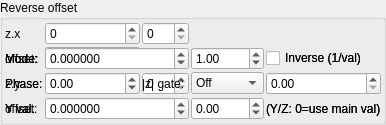
    <widget class="QGroupBox" name="groupBox_4">
     <property name="title">
      <string>Reverse offset</string>
     </property>
     <layout class="QVBoxLayout" name="verticalLayout_6" stretch="0">
      <property name="spacing">
       <number>2</number>
      </property>
      <property name="leftMargin">
       <number>2</number>
      </property>
      <property name="topMargin">
       <number>2</number>
      </property>
      <property name="rightMargin">
       <number>2</number>
      </property>
      <property name="bottomMargin">
       <number>2</number>
      </property>
      <item>
       <layout class="QGridLayout" name="gridLayout_12" columnstretch="0,1,1">
        <property name="spacing">
         <number>2</number>
        </property>
        <item row="0" column="0">
         <widget class="QLabel" name="label_44">
          <property name="text">
           <string notr="true">z.x</string>
          </property>
         </widget>
        </item>
        <item row="1" column="0">
         <widget class="QLabel" name="label_111">
          <property name="text">
           <string>offset:</string>
          </property>
         </widget>
        </item>
        <item row="2" column="0">
         <widget class="QLabel" name="label_48">
          <property name="text">
           <string notr="true">z.y</string>
          </property>
         </widget>
        </item>
        <item row="3" column="0">
         <widget class="QLabel" name="label_112">
          <property name="text">
           <string>offset:</string>
          </property>
         </widget>
        </item>
        <item row="0" column="1">
         <widget class="MySpinBox" name="spinboxInt_transf_start_iterations_E">
          <property name="sizePolicy">
           <sizepolicy hsizetype="Minimum" vsizetype="Maximum">
            <horstretch>0</horstretch>
            <verstretch>0</verstretch>
           </sizepolicy>
          </property>
          <property name="maximum">
           <number>999</number>
          </property>
         </widget>
        </item>
        <item row="0" column="2">
         <widget class="MySpinBox" name="spinboxInt_transf_stop_iterations_E">
          <property name="sizePolicy">
           <sizepolicy hsizetype="Minimum" vsizetype="Maximum">
            <horstretch>0</horstretch>
            <verstretch>0</verstretch>
           </sizepolicy>
          </property>
          <property name="maximum">
           <number>999</number>
          </property>
         </widget>
        </item>
      <item row="1" column="0">
       <widget class="QLabel"><property name="text"><string>Mode:</string></property></widget>
      </item>
      <item row="1" column="1">
       <widget class="MyComboBox" name="comboBox_transf_multiplier_value_mode_4">
        <item><property name="text"><string notr="true">Constant</string></property></item>
        <item><property name="text"><string notr="true">Sine</string></property></item>
        <item><property name="text"><string notr="true">Ramp</string></property></item>
        <item><property name="text"><string notr="true">Exponential</string></property></item>
        <item><property name="text"><string notr="true">Triangle</string></property></item>
        <item><property name="text"><string notr="true">Square</string></property></item>
        <item><property name="text"><string notr="true">Smoothstep</string></property></item>
       </widget>
      </item>
      <item row="1" column="2">
       <widget class="QLabel"><property name="text"><string>Freq:</string></property></widget>
      </item>
      <item row="1" column="3">
       <widget class="MyDoubleSpinBox" name="spinbox_transf_multiplier_frequency_4">
        <property name="minimum"><double>0.01</double></property><property name="maximum"><double>100.0</double></property>
        <property name="singleStep"><double>0.1</double></property><property name="value"><double>1.0</double></property>
       </widget>
      </item>
      <item row="1" column="4" colspan="2">
       <widget class="MyCheckBox" name="checkBox_transf_multiplier_inverse_4">
        <property name="text"><string>Inverse (1/val)</string></property>
       </widget>
      </item>
      <item row="2" column="0">
       <widget class="QLabel"><property name="text"><string>Phase:</string></property></widget>
      </item>
      <item row="2" column="1">
       <widget class="MyDoubleSpinBox" name="spinbox_transf_multiplier_phase_4">
        <property name="minimum"><double>-10.0</double></property><property name="maximum"><double>10.0</double></property>
        <property name="singleStep"><double>0.1</double></property><property name="value"><double>0.0</double></property>
       </widget>
      </item>
      <item row="2" column="2">
       <widget class="QLabel"><property name="text"><string>|z| gate:</string></property></widget>
      </item>
      <item row="2" column="3">
       <widget class="MyComboBox" name="comboBox_transf_multiplier_threshold_mode_4">
        <item><property name="text"><string notr="true">Off</string></property></item>
        <item><property name="text"><string notr="true">&gt; thresh</string></property></item>
        <item><property name="text"><string notr="true">&lt; thresh</string></property></item>
       </widget>
      </item>
      <item row="2" column="4" colspan="2">
       <widget class="MyDoubleSpinBox" name="spinbox_transf_multiplier_threshold_4">
        <property name="minimum"><double>0.0</double></property><property name="maximum"><double>1000.0</double></property>
        <property name="singleStep"><double>0.1</double></property><property name="value"><double>0.0</double></property>
       </widget>
      </item>
      <item row="3" column="0">
       <widget class="QLabel"><property name="text"><string>Y val:</string></property></widget>
      </item>
      <item row="3" column="1">
       <widget class="MyDoubleSpinBox" name="spinbox_transf_multiplier_scale_y_4">
        <property name="minimum"><double>-100.0</double></property><property name="maximum"><double>100.0</double></property>
        <property name="singleStep"><double>0.01</double></property><property name="value"><double>0.0</double></property>
       </widget>
      </item>
      <item row="3" column="2">
       <widget class="QLabel"><property name="text"><string>Z val:</string></property></widget>
      </item>
      <item row="3" column="3">
       <widget class="MyDoubleSpinBox" name="spinbox_transf_multiplier_scale_z_4">
        <property name="minimum"><double>-100.0</double></property><property name="maximum"><double>100.0</double></property>
        <property name="singleStep"><double>0.01</double></property><property name="value"><double>0.0</double></property>
       </widget>
      </item>
      <item row="3" column="4" colspan="2">
       <widget class="QLabel"><property name="text"><string notr="true">(Y/Z: 0=use main val)</string></property></widget>
      </item>
        <item row="2" column="1">
         <widget class="MySpinBox" name="spinboxInt_transf_start_iterations_F">
          <property name="sizePolicy">
           <sizepolicy hsizetype="Minimum" vsizetype="Maximum">
            <horstretch>0</horstretch>
            <verstretch>0</verstretch>
           </sizepolicy>
          </property>
          <property name="maximum">
           <number>999</number>
          </property>
         </widget>
        </item>
        <item row="2" column="2">
         <widget class="MySpinBox" name="spinboxInt_transf_stop_iterations_F">
          <property name="sizePolicy">
           <sizepolicy hsizetype="Minimum" vsizetype="Maximum">
            <horstretch>0</horstretch>
            <verstretch>0</verstretch>
           </sizepolicy>
          </property>
          <property name="maximum">
           <number>999</number>
          </property>
         </widget>
        </item>
      <item row="1" column="0">
       <widget class="QLabel"><property name="text"><string>Mode:</string></property></widget>
      </item>
      <item row="1" column="1">
       <widget class="MyComboBox" name="comboBox_transf_multiplier_value_mode_5">
        <item><property name="text"><string notr="true">Constant</string></property></item>
        <item><property name="text"><string notr="true">Sine</string></property></item>
        <item><property name="text"><string notr="true">Ramp</string></property></item>
        <item><property name="text"><string notr="true">Exponential</string></property></item>
        <item><property name="text"><string notr="true">Triangle</string></property></item>
        <item><property name="text"><string notr="true">Square</string></property></item>
        <item><property name="text"><string notr="true">Smoothstep</string></property></item>
       </widget>
      </item>
      <item row="1" column="2">
       <widget class="QLabel"><property name="text"><string>Freq:</string></property></widget>
      </item>
      <item row="1" column="3">
       <widget class="MyDoubleSpinBox" name="spinbox_transf_multiplier_frequency_5">
        <property name="minimum"><double>0.01</double></property><property name="maximum"><double>100.0</double></property>
        <property name="singleStep"><double>0.1</double></property><property name="value"><double>1.0</double></property>
       </widget>
      </item>
      <item row="1" column="4" colspan="2">
       <widget class="MyCheckBox" name="checkBox_transf_multiplier_inverse_5">
        <property name="text"><string>Inverse (1/val)</string></property>
       </widget>
      </item>
      <item row="2" column="0">
       <widget class="QLabel"><property name="text"><string>Phase:</string></property></widget>
      </item>
      <item row="2" column="1">
       <widget class="MyDoubleSpinBox" name="spinbox_transf_multiplier_phase_5">
        <property name="minimum"><double>-10.0</double></property><property name="maximum"><double>10.0</double></property>
        <property name="singleStep"><double>0.1</double></property><property name="value"><double>0.0</double></property>
       </widget>
      </item>
      <item row="2" column="2">
       <widget class="QLabel"><property name="text"><string>|z| gate:</string></property></widget>
      </item>
      <item row="2" column="3">
       <widget class="MyComboBox" name="comboBox_transf_multiplier_threshold_mode_5">
        <item><property name="text"><string notr="true">Off</string></property></item>
        <item><property name="text"><string notr="true">&gt; thresh</string></property></item>
        <item><property name="text"><string notr="true">&lt; thresh</string></property></item>
       </widget>
      </item>
      <item row="2" column="4" colspan="2">
       <widget class="MyDoubleSpinBox" name="spinbox_transf_multiplier_threshold_5">
        <property name="minimum"><double>0.0</double></property><property name="maximum"><double>1000.0</double></property>
        <property name="singleStep"><double>0.1</double></property><property name="value"><double>0.0</double></property>
       </widget>
      </item>
      <item row="3" column="0">
       <widget class="QLabel"><property name="text"><string>Y val:</string></property></widget>
      </item>
      <item row="3" column="1">
       <widget class="MyDoubleSpinBox" name="spinbox_transf_multiplier_scale_y_5">
        <property name="minimum"><double>-100.0</double></property><property name="maximum"><double>100.0</double></property>
        <property name="singleStep"><double>0.01</double></property><property name="value"><double>0.0</double></property>
       </widget>
      </item>
      <item row="3" column="2">
       <widget class="QLabel"><property name="text"><string>Z val:</string></property></widget>
      </item>
      <item row="3" column="3">
       <widget class="MyDoubleSpinBox" name="spinbox_transf_multiplier_scale_z_5">
        <property name="minimum"><double>-100.0</double></property><property name="maximum"><double>100.0</double></property>
        <property name="singleStep"><double>0.01</double></property><property name="value"><double>0.0</double></property>
       </widget>
      </item>
      <item row="3" column="4" colspan="2">
       <widget class="QLabel"><property name="text"><string notr="true">(Y/Z: 0=use main val)</string></property></widget>
      </item>
        <item row="1" column="1" colspan="2">
         <widget class="MyDoubleSpinBox" name="spinbox_transf_offsetE_2">
          <property name="sizePolicy">
           <sizepolicy hsizetype="Minimum" vsizetype="Maximum">
            <horstretch>0</horstretch>
            <verstretch>0</verstretch>
           </sizepolicy>
          </property>
          <property name="prefix">
           <string/>
          </property>
          <property name="suffix">
           <string/>
          </property>
          <property name="decimals">
           <number>6</number>
          </property>
          <property name="minimum">
           <double>-99.989999999999995</double>
          </property>
          <property name="maximum">
           <double>99.989999999999995</double>
          </property>
          <property name="singleStep">
           <double>0.100000000000000</double>
          </property>
         </widget>
        </item>
        <item row="3" column="1" colspan="2">
         <widget class="MyDoubleSpinBox" name="spinbox_transf_offsetF_2">
          <property name="sizePolicy">
           <sizepolicy hsizetype="Minimum" vsizetype="Maximum">
            <horstretch>0</horstretch>
            <verstretch>0</verstretch>
           </sizepolicy>
          </property>
          <property name="prefix">
           <string/>
          </property>
          <property name="suffix">
           <string/>
          </property>
          <property name="decimals">
           <number>6</number>
          </property>
          <property name="minimum">
           <double>-99.989999999999995</double>
          </property>
          <property name="maximum">
           <double>99.989999999999995</double>
          </property>
          <property name="singleStep">
           <double>0.100000000000000</double>
          </property>
         </widget>
        </item>
       </layout>
      </item>
     </layout>
    </widget>
